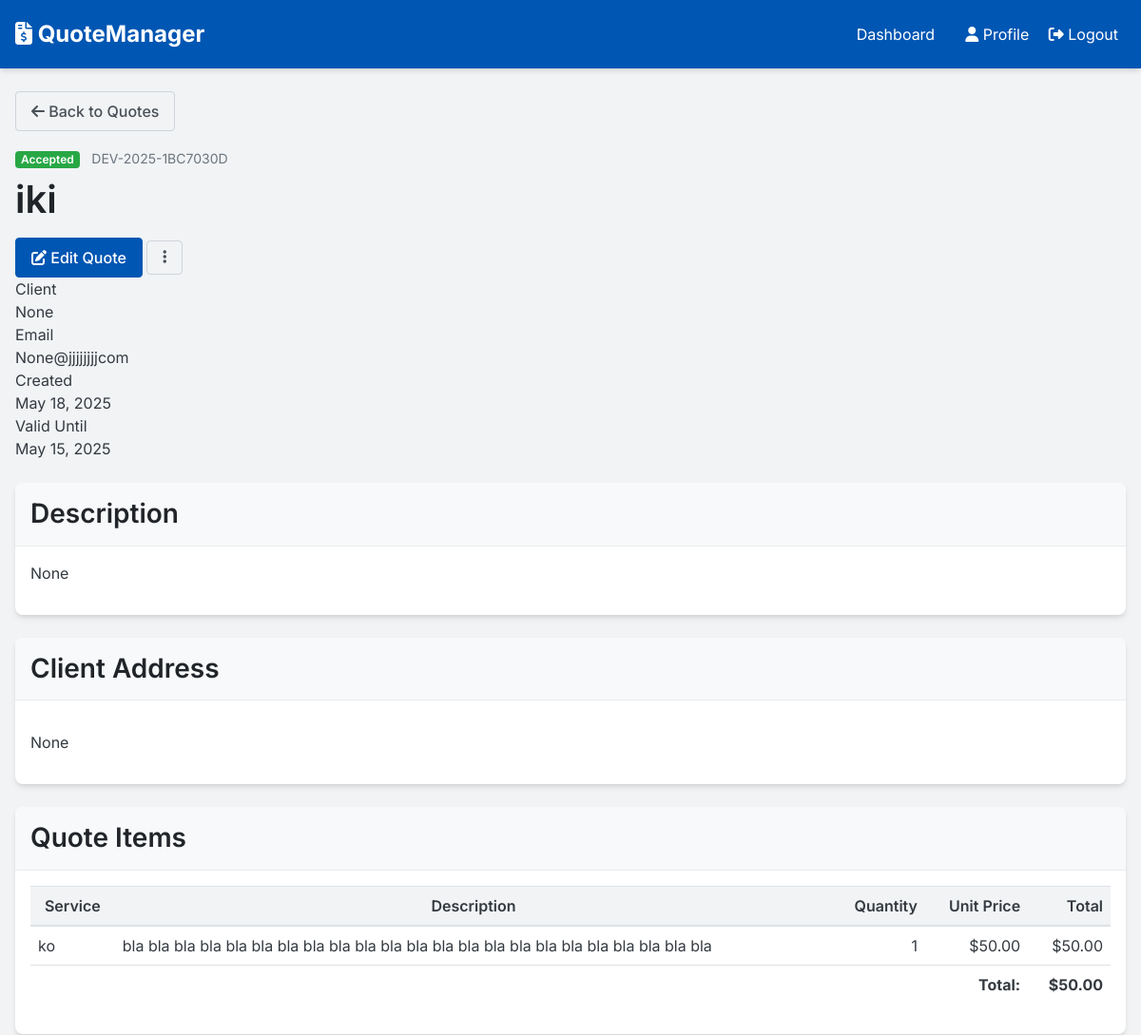
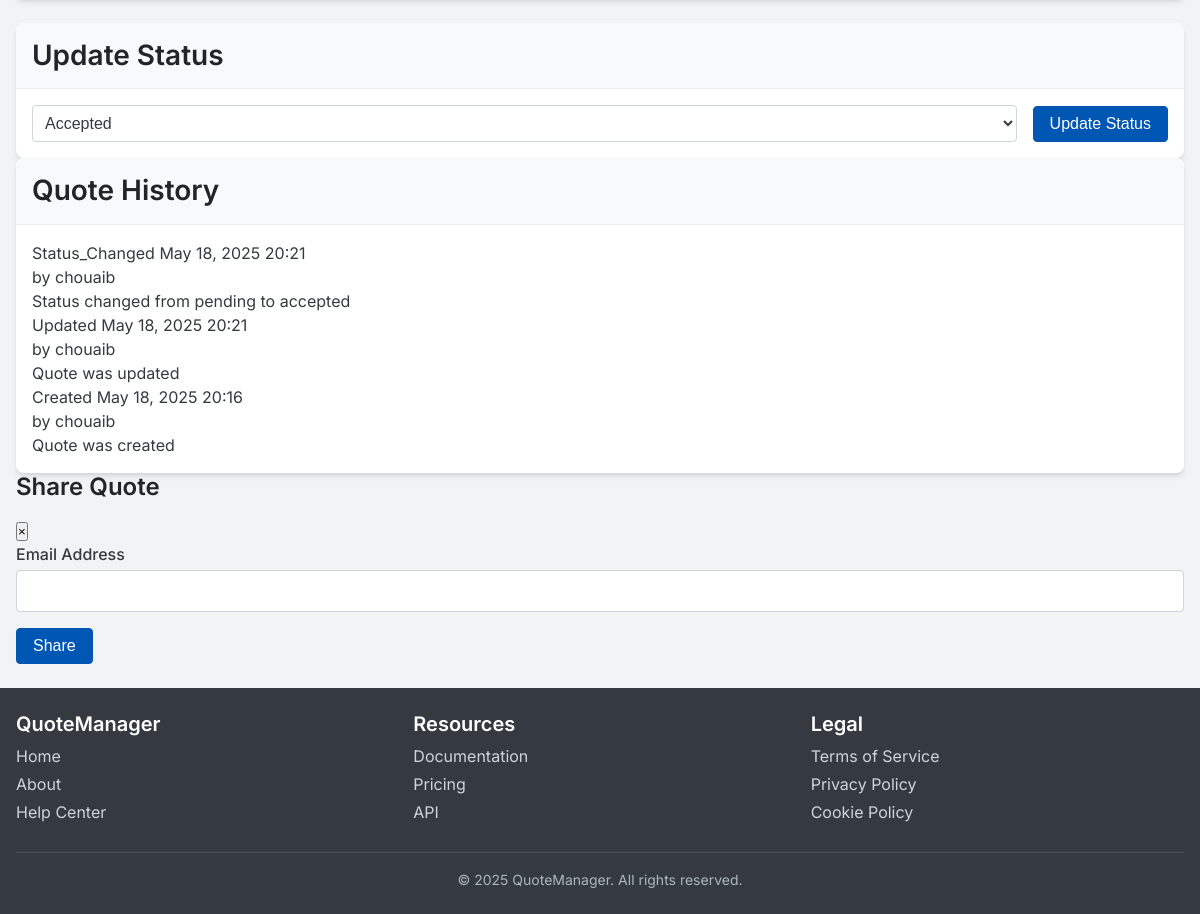
The page /quotes/iki/ (signed in) on the database its author committed (2 pictures, top to bottom).
### quotes/models.py (models this page shows, shortened)
class Quote(models.Model):
    STATUS_CHOICES = (
        ('pending', 'Pending'),
        ('accepted', 'Accepted'),
        ('refused', 'Refused'),
    )
    title = models.CharField(max_length=255)
    reference = models.CharField(max_length=50, unique=True, editable=False)
    slug = models.SlugField(max_length=255, unique=True, blank=True)
    owner = models.ForeignKey(User, on_delete=models.CASCADE, related_name='quotes')
    client_name = models.CharField(max_length=255)
    client_email = models.EmailField()
    client_address = models.TextField(blank=True)
    description = models.TextField(blank=True)
    status = models.CharField(max_length=20, choices=STATUS_CHOICES, default='pending')
    total_amount = models.DecimalField(max_digits=10, decimal_places=2)
    valid_until = models.DateField()
    created_at = models.DateTimeField(auto_now_add=True)
    updated_at = models.DateTimeField(auto_now=True)
    class Meta:
        ordering = ['-created_at']

class QuoteItem(models.Model):
    quote = models.ForeignKey(Quote, on_delete=models.CASCADE, related_name='items')
    service = models.ForeignKey(Service, on_delete=models.CASCADE)
    description = models.TextField(blank=True)
    quantity = models.PositiveIntegerField(default=1)
    unit_price = models.DecimalField(max_digits=10, decimal_places=2)
    created_at = models.DateTimeField(auto_now_add=True)
    @property
    def total_price(self):
        return self.quantity * self.unit_price

class Service(models.Model):
    name = models.CharField(max_length=255)
    description = models.TextField(blank=True)
    unit_price = models.DecimalField(max_digits=10, decimal_places=2)
    created_at = models.DateTimeField(auto_now_add=True)
    updated_at = models.DateTimeField(auto_now=True)

class QuoteHistory(models.Model):
    quote = models.ForeignKey(Quote, on_delete=models.CASCADE, related_name='history')
    user = models.ForeignKey(User, on_delete=models.SET_NULL, null=True)
    action = models.CharField(max_length=100)  # e.g., "created", "updated", "status_changed"
    details = models.TextField(blank=True)     # Details of what changed
    created_at = models.DateTimeField(auto_now_add=True)
    class Meta:
        ordering = ['-created_at']
        verbose_name_plural = 'Quote histories'

### quotes/frontend_views.py (the view)
# urls.py: path('quotes/<slug:slug>/', login_required(frontend_views.quote_detail), name='quote_detail'),
def quote_detail(request, slug):
    quote = get_object_or_404(Quote, slug=slug, owner=request.user)
    items = quote.items.all()
    history = quote.history.all()
    context = {
        'quote': quote,
        'items': items,
        'history': history,
        'title': f'Quote: {quote.reference}',
    }
    return render(request, 'quotes/detail.html', context)

### templates/quotes/detail.html (shortened to what this page needs)
{% extends 'base.html' %}
{% block content %}
<div class="quote-detail-page">
    <div style="margin-bottom: 1rem;">
        <a href="{% url 'quote_list' %}" class="btn btn-sm btn-outline">
            <i class="fas fa-arrow-left"></i> Back to Quotes
        </a>
    </div>
    <div class="quote-detail-header">
        <div>
            <div style="margin-bottom: 0.5rem;">
                <span class="badge badge-{{ quote.status }} status-badge">{{ quote.status|title }}</span>
                <span style="font-size: 0.875rem; color: var(--neutral-600); margin-left: 0.5rem;">{{ quote.reference }}</span>
            </div>
            <h1 class="quote-detail-title">{{ quote.title }}</h1>
        </div>
        <div class="btn-group">
            <a href="{% url 'quote_edit' quote.slug %}" class="btn btn-primary">
                <i class="fas fa-edit"></i> Edit Quote
            </a>
            <button type="button" class="btn btn-outline dropdown-toggle">
                <i class="fas fa-ellipsis-v"></i>
            </button>
        </div>
    </div>
    <div class="quote-meta">
        <div class="quote-meta-item">
            <div class="quote-meta-label">Client</div>
            <div class="quote-meta-value">{{ quote.client_name }}</div>
        </div>
        <div class="quote-meta-item">
            <div class="quote-meta-label">Email</div>
            <div class="quote-meta-value">{{ quote.client_email }}</div>
        </div>
        <div class="quote-meta-item">
            <div class="quote-meta-label">Created</div>
            <div class="quote-meta-value">{{ quote.created_at|date:"M d, Y" }}</div>
        </div>
        <div class="quote-meta-item">
            <div class="quote-meta-label">Valid Until</div>
            <div class="quote-meta-value">{{ quote.valid_until|date:"M d, Y" }}</div>
        </div>
    </div>
    {% if quote.description %}
        <div class="card" style="margin-top: 1.5rem;">
            <div class="card-header">
                <h3 style="margin: 0;">Description</h3>
            </div>
            <div class="card-body">
                <p>{{ quote.description }}</p>
            </div>
        </div>
    {% endif %}
    {% if quote.client_address %}
        <div class="card" style="margin-top: 1.5rem;">
            <div class="card-header">
                <h3 style="margin: 0;">Client Address</h3>
            </div>
            <div class="card-body">
                <p>{{ quote.client_address|linebreaks }}</p>
            </div>
        </div>
    {% endif %}
    <div class="card quote-items" style="margin-top: 1.5rem;">
        <div class="card-header">
            <h3 style="margin: 0;">Quote Items</h3>
        </div>
        <div class="card-body">
            <div class="table-responsive">
                <table class="table">
                    <thead>
                        <tr>
                            <th>Service</th>
                            <th>Description</th>
                            <th style="text-align: right;">Quantity</th>
                            <th style="text-align: right;">Unit Price</th>
                            <th style="text-align: right;">Total</th>
                        </tr>
                    </thead>
                    <tbody>
                        {% for item in items %}
                            <tr>
                                <td>{{ item.service.name }}</td>
                                <td>{{ item.description }}</td>
                                <td style="text-align: right;">{{ item.quantity }}</td>
                                <td style="text-align: right;">${{ item.unit_price|floatformat:2 }}</td>
                                <td style="text-align: right;">${{ item.total_price|floatformat:2 }}</td>
                            </tr>
                        {% empty %}
                            <tr>
                                <td colspan="5" style="text-align: center;">No items added to this quote yet.</td>
                            </tr>
                        {% endfor %}
                    </tbody>
                    <tfoot>
                        <tr>
                            <td colspan="4" style="text-align: right;"><strong>Total:</strong></td>
                            <td style="text-align: right;"><strong>${{ quote.total_amount|floatformat:2 }}</strong></td>
                        </tr>
                    </tfoot>
                </table>
            </div>
        </div>
    </div>
    <div class="card" style="margin-top: 1.5rem;">
        <div class="card-header">
            <h3 style="margin: 0;">Update Status</h3>
        </div>
        <div class="card-body">
            <form method="post" action="{% url 'quote_edit' quote.slug %}" class="status-change-form">
                <div style="display: flex; gap: 1rem; align-items: center;">
                    <div style="flex: 1;">
                        <select name="status" class="form-select status-select" data-original="{{ quote.status }}">
                            <option value="accepted" {% if quote.status == 'accepted' %}selected{% endif %}>Accepted</option>
                        </select>
                    </div>
                    <button type="submit" class="btn btn-primary">Update Status</button>
                </div>
            </form>
        </div>
    </div>
    <div class="card quote-history">
        <div class="card-header">
            <h3 style="margin: 0;">Quote History</h3>
        </div>
        <div class="card-body">
            {% for entry in history %}
                <div class="history-item">
                    <div class="history-item-header">
                        <span class="history-item-action">{{ entry.action|title }}</span>
                        <span class="history-item-date">{{ entry.created_at|date:"M d, Y H:i" }}</span>
                    </div>
                    <div class="history-item-user">by {{ entry.user.get_full_name|default:entry.user.username }}</div>
                    {% if entry.details %}
                        <div class="history-item-details">{{ entry.details }}</div>
                    {% endif %}
                </div>
            {% empty %}
                <p style="text-align: center;">No history available for this quote.</p>
            {% endfor %}
        </div>
    </div>
    <div class="modal" id="shareModal">
        <div class="modal-dialog">
            <div class="modal-content">
                <div class="modal-header">
                    <h4 class="modal-title">Share Quote</h4>
                    <button type="button" class="close" data-dismiss="modal">&times;</button>
                </div>
                <div class="modal-body">
                    <form class="share-form" data-quote-id="{{ quote.id }}">
                        <div class="form-group">
                            <label for="share-email" class="form-label">Email Address</label>
                            <input type="email" name="email" id="share-email" class="form-control" required>
                        </div>
                        <button type="submit" class="btn btn-primary">Share</button>
                    </form>
                </div>
            </div>
        </div>
    </div>
</div>
{% endblock %}

### rows shown on the page
Quote: status "Accepted", reference "DEV-2025-1BC7030D", title "iki", client_name "None", client_email "None@jjjjjjjjcom", created_at "May 18, 2025", valid_until "May 15, 2025", description "None", client_address "None", total_amount "50.00"
QuoteItem: service.name "ko", description "bla bla bla bla bla bla bla bla bla bla bla bla bla bla bla bla bla bla bla bla bla bla bla", quantity "1", unit_price "50.00", total_price "50.00"
QuoteHistory: action "Status_Changed", created_at "May 18, 2025 20:21", user.get_full_name "chouaib", details "Status changed from pending to accepted"
QuoteHistory: action "Updated", created_at "May 18, 2025 20:21", user.get_full_name "chouaib", details "Quote was updated"
QuoteHistory: action "Created", created_at "May 18, 2025 20:16", user.get_full_name "chouaib", details "Quote was created"
